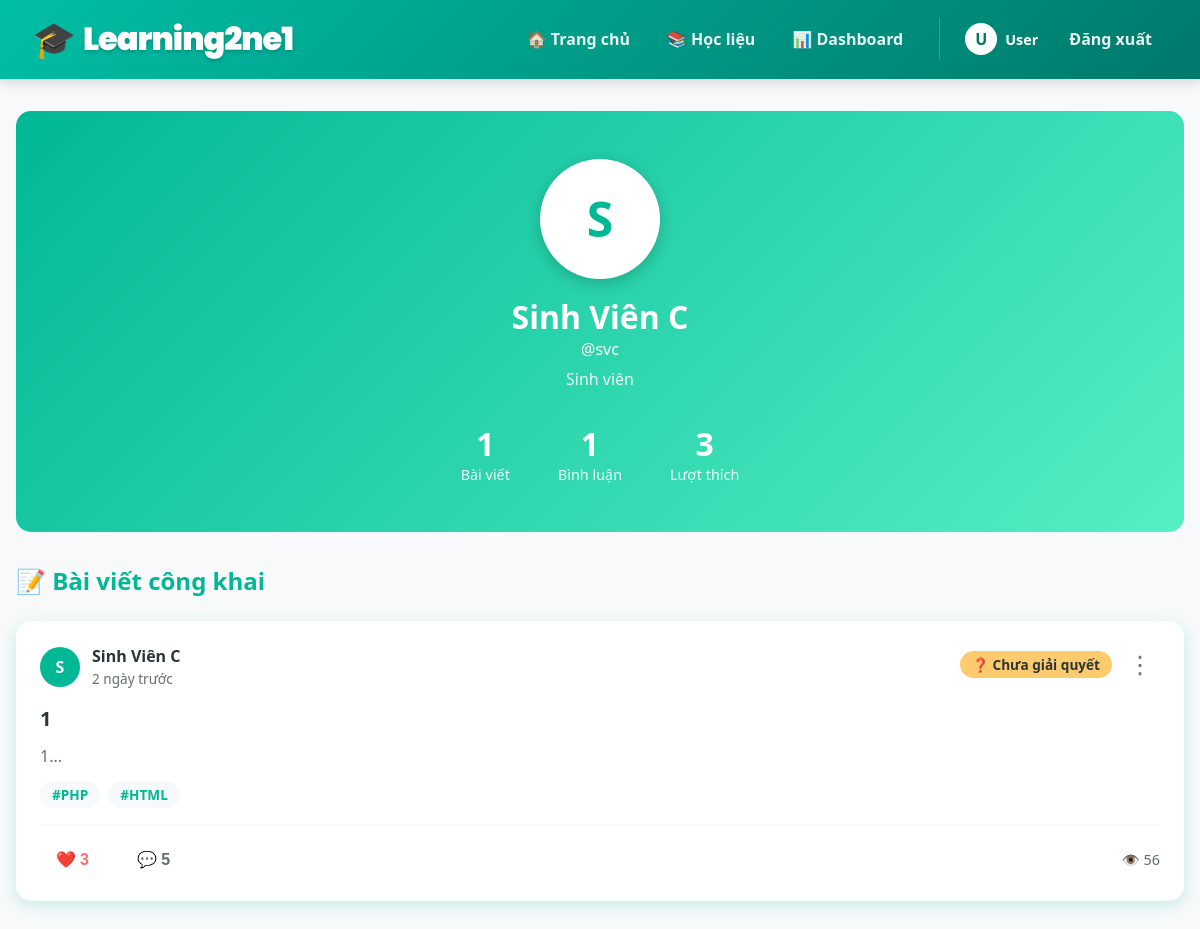
Screenshot of /pages/profile.php?username=svc (signed in) with the database file from the repository.
### tables this page shows
CREATE TABLE `user` (
  `id_user` int(11) NOT NULL,
  `ho_ten` varchar(1000) NOT NULL,
  `username` varchar(100) NOT NULL,
  `password` varchar(100) NOT NULL,
  `account_level` int(11) NOT NULL DEFAULT '2'
);

CREATE TABLE `posts` (
  `id` int(11) NOT NULL,
  `user_id` int(11) NOT NULL,
  `category_id` int(11) DEFAULT NULL,
  `title` varchar(255) NOT NULL,
  `content` text NOT NULL,
  `tags` varchar(255) DEFAULT NULL,
  `privacy` enum('public','private') DEFAULT 'public',
  `status` enum('solved','unsolved') DEFAULT 'unsolved',
  `created_at` timestamp NOT NULL DEFAULT CURRENT_TIMESTAMP,
  `views` int(11) DEFAULT '0'
);

### includes/functions.php (called while the page is built, shortened)
<?php
function h($string)
{
    return htmlspecialchars($string, ENT_QUOTES, 'UTF-8');
}
function isLoggedIn()
{
    return isset($_SESSION['user_id']);
}
function timeAgo($timestamp)
{
    $time = strtotime($timestamp);
    $diff = time() - $time;
    if ($diff < 604800) return floor($diff / 86400) . " ngày trước";
    return date('d/m/Y', $time);
}
function hasLiked($pdo, $user_id, $target_id, $target_type)
{
    $stmt = $pdo->prepare("
        SELECT COUNT(*) FROM likes
        WHERE user_id = ? AND target_id = ? AND target_type = ?
    ");
    $stmt->execute([$user_id, $target_id, $target_type]);
    return $stmt->fetchColumn() > 0;
}

### pages/profile.php (the view, shortened to what this page needs)
<?php
require_once '../config.php';
require_once '../includes/functions.php';
$username = isset($_GET['username']) ? trim($_GET['username']) : '';
$stmt = $pdo->prepare("SELECT * FROM user WHERE username = ?");
$stmt->execute([$username]);
$profile_user = $stmt->fetch();
$stmt = $pdo->prepare("
    SELECT p.*,
           (SELECT COUNT(*) FROM comments WHERE post_id = p.id) as comment_count,
           (SELECT COUNT(*) FROM likes WHERE target_id = p.id AND target_type = 'post') as like_count
    FROM posts p
    WHERE p.user_id = ? AND p.privacy = 'public'
    ORDER BY p.created_at DESC
");
$stmt->execute([$profile_user['id_user']]);
$user_posts = $stmt->fetchAll();
$stmt = $pdo->prepare("SELECT COUNT(*) FROM comments WHERE user_id = ?");
$stmt->execute([$profile_user['id_user']]);
$comment_count = $stmt->fetchColumn();
$stmt = $pdo->prepare("
    SELECT COUNT(*) FROM likes l
    JOIN posts p ON l.target_id = p.id
    WHERE l.target_type = 'post' AND p.user_id = ?
");
$stmt->execute([$profile_user['id_user']]);
$received_likes = $stmt->fetchColumn();
$account_types = [
    0 => 'Quản trị viên',
    1 => 'Giáo viên',
    2 => 'Sinh viên'
];
?>
<!DOCTYPE html>
<html lang="vi">
<head>
    <link rel="stylesheet" href="../assets/css/style.css">
    <link rel="stylesheet" href="../assets/css/index.css">
    <link rel="stylesheet" href="../assets/css/profile.css">
</head>
<body>
    <?php include '../includes/navbar.php'; ?>
    <div class="container">
        <div class="profile-header">
            <div class="profile-avatar">
                <?= strtoupper(mb_substr($profile_user['ho_ten'], 0, 1)) ?>
            </div>
            <h1><?= h($profile_user['ho_ten']) ?></h1>
            <p>@<?= h($profile_user['username']) ?></p>
            <p style="margin-top: 0.5rem; opacity: 0.9;">
                <?= $account_types[$profile_user['account_level']] ?>
            </p>
            <div class="profile-stats">
                <div class="stat-item">
                    <div class="stat-value"><?= count($user_posts) ?></div>
                    <div class="stat-label">Bài viết</div>
                </div>
                <div class="stat-item">
                    <div class="stat-value"><?= $comment_count ?></div>
                    <div class="stat-label">Bình luận</div>
                </div>
                <div class="stat-item">
                    <div class="stat-value"><?= $received_likes ?></div>
                    <div class="stat-label">Lượt thích</div>
                </div>
            </div>
        </div>
        <div class="posts-section">
            <h2 style="color: var(--primary-mint); margin-bottom: 1.5rem;">📝 Bài viết công khai</h2>
            <?php if (empty($user_posts)): ?>
                <div style="text-align: center; padding: 3rem; color: #636e72;">
                    <div style="font-size: 3rem;">📭</div>
                    <p>Người dùng chưa có bài viết công khai nào.</p>
                </div>
            <?php else: ?>
                <?php foreach ($user_posts as $post):
                    $user_liked = isLoggedIn() ? hasLiked($pdo, $_SESSION['user_id'], $post['id'], 'post') : false;
                ?>
                    <div class="post-card">
                        <div onclick="openPostModal(<?= $post['id'] ?>)" style="cursor: pointer;">
                            <div class="post-header" style="display: flex; justify-content: space-between; align-items: start; margin-bottom: 1rem;">
                                <div style="display: flex; align-items: center; gap: 0.75rem;">
                                    <div style="width: 40px; height: 40px; background: var(--primary-mint); border-radius: 50%; display: flex; align-items: center; justify-content: center; color: white; font-weight: bold;">
                                        <?= strtoupper(mb_substr($profile_user['ho_ten'], 0, 1)) ?>
                                    </div>
                                    <div>
                                        <div style="font-weight: 600; color: var(--text-dark);"><?= h($profile_user['ho_ten']) ?></div>
                                        <span style="font-size: 0.85rem; color: #636e72;"><?= timeAgo($post['created_at']) ?></span>
                                    </div>
                                </div>
                                <div style="display: flex; gap: 0.5rem; align-items: center;">
                                    <span class="post-status status-<?= $post['status'] ?>" style="padding: 0.25rem 0.75rem; border-radius: 20px; font-size: 0.85rem; font-weight: 600; background: <?= $post['status'] === 'solved' ? '#00b894' : '#fdcb6e' ?>; color: <?= $post['status'] === 'solved' ? 'white' : 'var(--text-dark)' ?>;">
                                        <?= $post['status'] === 'solved' ? '✓ Đã giải quyết' : '❓ Chưa giải quyết' ?>
                                    </span>
                                    <?php if (isLoggedIn()): ?>
                                        <div class="post-menu" onclick="event.stopPropagation();">
                                            <button class="btn-menu" onclick="toggleMenu(<?= $post['id'] ?>)">⋮</button>
                                        </div>
                                    <?php endif; ?>
                                </div>
                            </div>
                            <h3 class="post-title"><?= h($post['title']) ?></h3>
                            <p style="color: #636e72; margin: 0.75rem 0; line-height: 1.6;">
                                <?= h(mb_substr(strip_tags($post['content']), 0, 150)) ?>...
                            </p>
                            <?php if (!empty($post['tags'])): ?>
                                <div style="display: flex; flex-wrap: wrap; gap: 0.5rem; margin-bottom: 1rem;">
                                    <?php
                                    $tags = explode(',', $post['tags']);
                                    foreach ($tags as $tag):
                                    ?>
                                        <span class="tag" style="background: var(--bg-grey); padding: 0.25rem 0.75rem; border-radius: 15px; font-size: 0.85rem; color: var(--primary-mint); font-weight: 600;"><?= h(trim($tag)) ?></span>
                                    <?php endforeach; ?>
                                </div>
                            <?php endif; ?>
                        </div>
                        <div class="post-footer" style="display: flex; gap: 1rem; padding-top: 1rem; border-top: 2px solid var(--bg-grey);">
                            <button class="btn-action btn-like <?= $user_liked ? 'liked' : '' ?>" onclick="toggleLike(<?= $post['id'] ?>, this)" <?= !isLoggedIn() ? 'disabled title="Đăng nhập để like"' : '' ?>>
                                ❤️ <span class="like-count"><?= $post['like_count'] ?></span>
                            </button>
                            <button class="btn-action btn-comment" onclick="openPostModal(<?= $post['id'] ?>, true)">
                                💬 <?= $post['comment_count'] ?>
                            </button>
                            <span style="display: flex; align-items: center; gap: 0.25rem; color: #636e72; font-size: 0.9rem; margin-left: auto;">
                                👁️ <?= $post['views'] ?>
                            </span>
                        </div>
                    </div>
                <?php endforeach; ?>
            <?php endif; ?>
        </div>
    </div>
</body>
</html>

### assets/css/style.css (style rules this page uses)
:root { --primary-mint: #00b894; --light-mint: #55efc4; --accent-yellow: #ffeaa7; --pop-yellow: #fdcb6e; --text-dark: #2d3436; --text-white: #ffffff; --bg-grey: #f7f9fa; --shadow: 0 4px 15px rgba(0, 184, 148, 0.2); }
* { box-sizing: border-box; margin: 0; padding: 0; }
body { font-family: 'Segoe UI', Tahoma, Geneva, Verdana, sans-serif; background-color: var(--bg-grey); color: var(--text-dark); }
.container { max-width: 1200px; margin: 2rem auto; padding: 0 1rem; }
button, .btn { cursor: pointer; transition: all 0.3s ease; }

### assets/css/index.css (style rules this page uses)
.post-card { background: white; padding: 1.5rem; border-radius: 15px; box-shadow: var(--shadow); transition: transform 0.3s; text-decoration: none; color: inherit; display: block; }
.post-header { display: flex; justify-content: space-between; align-items: start; margin-bottom: 1rem; }
.post-status { padding: 0.25rem 0.75rem; border-radius: 20px; font-size: 0.85rem; font-weight: 600; }
.status-unsolved { background: #fdcb6e; color: var(--text-dark); }
.post-title { font-size: 1.25rem; font-weight: bold; color: var(--text-dark); margin-bottom: 0.75rem; }
.tag { background: var(--bg-grey); padding: 0.25rem 0.75rem; border-radius: 15px; font-size: 0.85rem; color: var(--primary-mint); font-weight: 600; }
.post-meta, .post-footer { display: flex; gap: 1.5rem; color: #636e72; font-size: 0.9rem; padding-top: 1rem; border-top: 2px solid var(--bg-grey); }
.btn-like, .btn-comment, .btn-action { background: none; border: none; cursor: pointer; display: flex; align-items: center; gap: 0.25rem; padding: 0.5rem 1rem; border-radius: 8px; transition: all 0.3s; font-weight: 600; color: #636e72; font-size: 1rem; }
.btn-like.liked { color: #ff6b6b; }
.post-menu { position: relative; }
.btn-menu { background: none; border: none; cursor: pointer; padding: 0.5rem; border-radius: 50%; transition: all 0.3s; color: #636e72; font-size: 1.5rem; line-height: 1; }

### assets/css/profile.css (style rules this page uses)
.profile-header { background: linear-gradient(135deg, var(--primary-mint), var(--light-mint)); padding: 3rem 2rem; border-radius: 15px; color: white; margin-bottom: 2rem; text-align: center; }
.profile-avatar { width: 120px; height: 120px; background: white; color: var(--primary-mint); border-radius: 50%; display: flex; align-items: center; justify-content: center; font-size: 3rem; font-weight: bold; margin: 0 auto 1rem; box-shadow: 0 4px 15px rgba(0, 0, 0, 0.2); }
.profile-stats { display: flex; justify-content: center; gap: 3rem; margin-top: 2rem; }
.stat-item { text-align: center; }
.stat-value { font-size: 2rem; font-weight: bold; }
.stat-label { font-size: 0.9rem; opacity: 0.9; }
.post-card { background: white; padding: 1.5rem; border-radius: 15px; box-shadow: var(--shadow); transition: transform 0.3s; cursor: pointer; margin-bottom: 1.5rem; }
.post-card:last-child { margin-bottom: 0; }
.post-title { font-size: 1.25rem; font-weight: 600; color: var(--text-dark); margin-bottom: 0.5rem; }

### rows the page displays
user: ho_ten "S", ho_ten "Sinh Viên C", username "svc", account_level "Sinh viên"
posts: user.ho_ten "S", user.ho_ten "Sinh Viên C", created_at "2 ngày trước", status "❓ Chưa giải quyết", title "1", content "1", tags "#PHP", tags "#HTML", like_count "3", comment_count "5", views "56"

### other values shown
mb_substr($current_user['ho_ten'], 0, 1) "U"
$current_user['ho_ten'] "User"
count($user_posts) "1"
$comment_count "1"
$received_likes "3"
